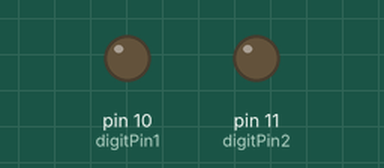
This sketch was run on a simulated Arduino Uno, built with avr-gcc and run on an emulated ATmega328P. Shown: output pins drawn as LEDs (lit = HIGH).

Above: at 0.15 s.
Timing chart, 0 to 1.6 s (numbered marks = the images above):
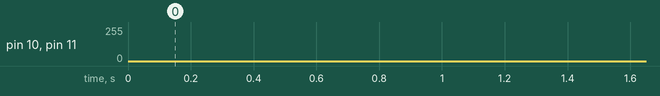

The sketch:

lab03.ino
```cpp
// 201533631 김도균

int digitPin1 = 10;
int digitPin2 = 11;

void setup() {
    pinMode(digitPin1, OUTPUT);
    pinMode(digitPin2, OUTPUT);
}

void loop() {
    static int isOdd = 1;

    analogWrite(digitPin1, isOdd ? 0 : 255);
    analogWrite(digitPin2, isOdd ? 255 : 0);

    for(int i = 0; i < 256; i++){
        analogWrite(digitPin1, isOdd ? i : 255 - i);
        analogWrite(digitPin2, isOdd ? 255 - i : i);
        delay(3);
    }
    isOdd = isOdd ? 0 : 1;
}
```
